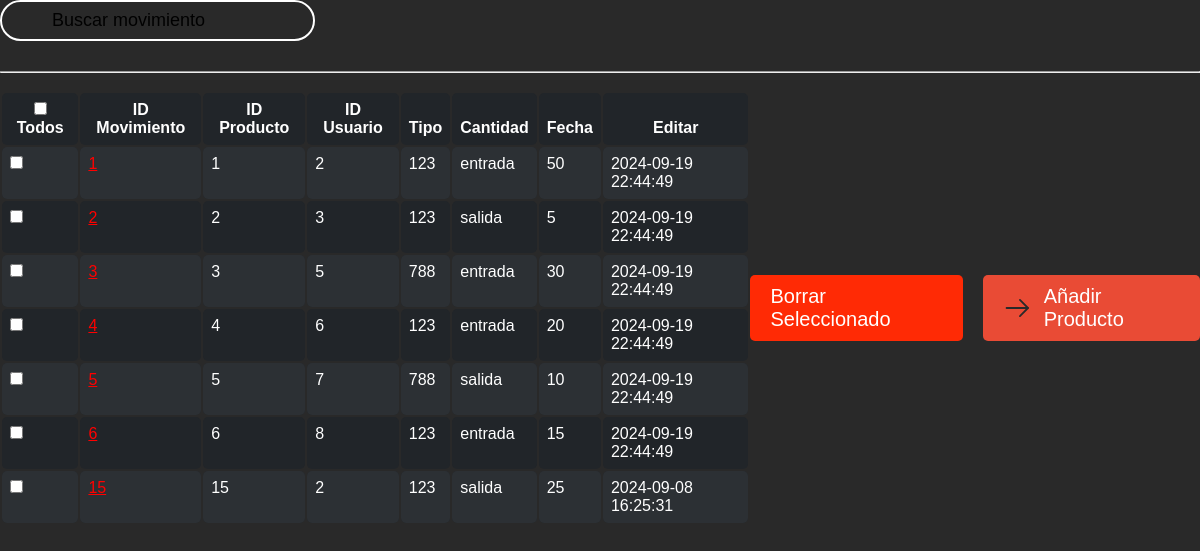
Page /movimientoinventa.php on the committed database.
### tables this page shows
CREATE TABLE `movimiento_inventario` (
  `idMovimiento` int(11) NOT NULL,
  `idProducto` int(11) NOT NULL,
  `idUsuario` int(11) NOT NULL,
  `tipo` enum('entrada','salida') NOT NULL,
  `cantidad` int(11) NOT NULL,
  `fecha` datetime NOT NULL DEFAULT current_timestamp()
);

### movimientoinventa.php (the view, shortened to what this page needs)
<!DOCTYPE html>
<html lang="es">
<head>
    <link rel="stylesheet" href="stilopr.css">
</head>
<body>
<?php
$conexion = mysqli_connect("localhost", "root", "", "inventario");
?>
<div class="container-fluid">
    <form class="d-flex">
        <input class="form-control me-2 light-table-filter" data-table="table_id" type="search"
               placeholder="Buscar movimiento" style="color: #1F37BD">
        <hr style="margin-top: 30px;">
    </form>
    <br>
</div>
<div class="table-container">
    <form method="POST" id="deleteForm" action="borrar_movimiento.php">
        <table class="table table-striped table-dark table_id">
            <thead>
            <tr>
                <th><input type="checkbox" onclick="selectedCheckbox(this)"> Todos</th>
                <th>ID Movimiento</th>
                <th>ID Producto</th>
                <th>ID Usuario</th>
                <th>Tipo</th>
                <th>Cantidad</th>
                <th>Fecha</th>
                <th>Editar</th>
            </tr>
            </thead>
            <tbody>
            <?php
            $SQL = "SELECT * FROM movimiento_inventario";
            $dato = mysqli_query($conexion, $SQL);
            if ($dato->num_rows > 0) {
                while ($fetch = mysqli_fetch_assoc($dato)) {
                    ?>
                    <tr>
                        <td><input type="checkbox" name="check[]" value="<?php echo $fetch['idMovimiento']; ?>"></td>
                        <td><a class="link" href="modifymov.php?c=<?php echo $fetch['idMovimiento']; ?>"><?php echo $fetch['idMovimiento']; ?></a></td>
                        <td><?php echo $fetch['idMovimiento']; ?></td>
                        <td><?php echo $fetch['idProducto']; ?></td>
                        <td><?php echo $fetch['idUsuario']; ?></td>
                        <td><?php echo $fetch['tipo']; ?></td>
                        <td><?php echo $fetch['cantidad']; ?></td>
                        <td><?php echo $fetch['fecha']; ?></td>
                    </tr>
                    <?php
                }
            } else {
                ?>
                <tr class="text-center">
                    <td colspan="7">No existen registros</td>
                </tr>
                <?php
            }
            ?>
            </tbody>
        </table>
        </form>
    <a href="#" id="delete-btn" onclick="confirmDeletion()">
        Borrar Seleccionado
    </a>
    <a href="addmov.php" id="btn">
        Añadir Producto
    </a>
</div>
</body>
</html>

### stilopr.css (style rules this page uses)
::placeholder { color: black; }
.link { color: #FF0000; }
.table > :not(caption) > * > * { padding: 0.5rem 0.5rem; background-color: var(--bs-table-bg); border-bottom-width: 1px; box-shadow: inset 0 0 0 9999px var(--bs-table-accent-bg); border-radius:5px; }
.table > tbody { vertical-align: inherit; }
.table > thead { vertical-align: bottom; }
.table > :not(:first-child) { border-top: 2px solid currentColor; }
.table-striped > tbody > tr:nth-of-type(odd) > * { --bs-table-accent-bg: var(--bs-table-striped-bg); color: var(--bs-table-striped-color); }
.table-dark { --bs-table-bg: #212529; --bs-table-striped-bg: #2c3034; --bs-table-striped-color: #fff; --bs-table-active-bg: #373b3e; --bs-table-active-color: #fff; --bs-table-hover-bg: #323539; --bs-table-hover-color: #fff; color: #fff; border-color: #373b3e; }
* { margin: 0; padding: 0; outline: 0; }
body { background-color: #1FBD94; }
input[type=search] { width: 315px; padding: 8px 20px 8px 50px; border:#fff solid 2px; font-size: 18px; border-radius: 25px; background-position: 2% 50%; background-repeat: no-repeat; background-size: 30px; background-image: url('search.svg'); background-color: transparent; transition: 0.5s all ease-in-out; filter: brightness(170%); }
input[type=search]:focus, input[type=search]:not(:placeholder-shown) { width: 380px; background-color: #fff; filter: brightness(100%); }
* { margin: 0; padding: 0; font-family: 'Nunito', sans-serif; }

### movimientoinventa.php (style rules this page uses)
* { margin: 0; padding: 0; font-family: 'Nunito', sans-serif; }
body { background-color: #292929; }
.table-container { display: flex; justify-content: space-between; align-items: center; margin-bottom: 20px; }
.table-container .table { width: 100%; }
#btn { text-decoration: none; cursor: pointer; color: #fff; font-size: 20px; display: flex; justify-content: center; align-items: center; padding: 10px 20px; transition: 0.3s all ease; position: relative; background-color: #e94b35; border-radius: 5px; margin-left: 20px; }
#btn::before { position: absolute; content: ''; left: 0; z-index: -1; background-color: #fff; width: 38px; height: 38px; border-radius: 80px; transition: 0.3s all cubic-bezier(0.175, 0.885, 0.32, 1.275); }
#btn svg { width: 30px; height: 30px; margin-right: 12px; }
#delete-btn { text-decoration: none; cursor: pointer; color: #fff; font-size: 20px; display: flex; justify-content: center; align-items: center; padding: 10px 20px; transition: 0.3s all ease; position: relative; background-color: #ff2a05; border-radius: 5px; }

### rows in the picture
movimiento_inventario: idMovimiento "1", idProducto "2", idUsuario "123", tipo "entrada", cantidad "50", fecha "2024-09-19 22:44:49"
movimiento_inventario: idMovimiento "2", idProducto "3", idUsuario "123", tipo "salida", cantidad "5", fecha "2024-09-19 22:44:49"
movimiento_inventario: idMovimiento "3", idProducto "5", idUsuario "788", tipo "entrada", cantidad "30", fecha "2024-09-19 22:44:49"
movimiento_inventario: idMovimiento "4", idProducto "6", idUsuario "123", tipo "entrada", cantidad "20", fecha "2024-09-19 22:44:49"
movimiento_inventario: idMovimiento "5", idProducto "7", idUsuario "788", tipo "salida", cantidad "10", fecha "2024-09-19 22:44:49"
movimiento_inventario: idMovimiento "6", idProducto "8", idUsuario "123", tipo "entrada", cantidad "15", fecha "2024-09-19 22:44:49"
movimiento_inventario: idMovimiento "15", idProducto "2", idUsuario "123", tipo "salida", cantidad "25", fecha "2024-09-08 16:25:31"
